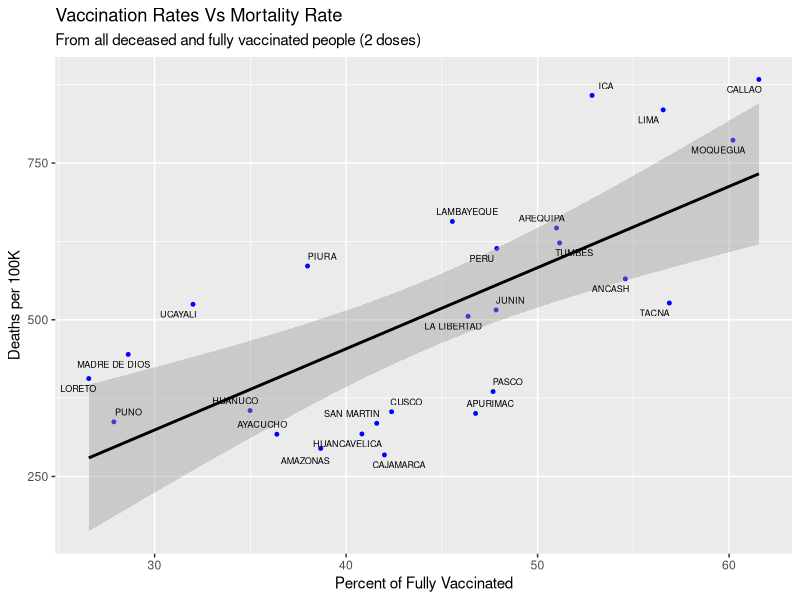

The R script that drew this image:
## ---- chunk 1
knitr::opts_chunk$set(echo = TRUE)
## ---- chunk 2
library(ggplot2)
library(ggrepel)
library(dplyr)
library(broom)
library(ggpubr)
## ---- chunk 3
vnd_xdep = read.csv('Data/vac_fal_x_departamento.csv')
## ---- chunk 4
lm <- lm(tasa_mortalidad ~ vac_porcentaje, data = vnd_xdep)

## ---- chunk 5
lm_graph<-ggplot(vnd_xdep, aes(x=vac_porcentaje, y=tasa_mortalidad)) +
                 geom_point(color = "blue", size = 1) + 
                 geom_smooth(method="lm", col="black") +
                 ggtitle("Vaccination Rates Vs Mortality Rate", 
                         subtitle="From all deceased and fully vaccinated people (2 doses)") +
                 xlab("Percent of Fully Vaccinated") + ylab("Deaths per 100K") + 
                 geom_text_repel(aes(label = departamento), size = 2.3, 
                                 hjust = 0.5, vjust = 0.5, 
                                 min.segment.length = Inf)
lm_graph

